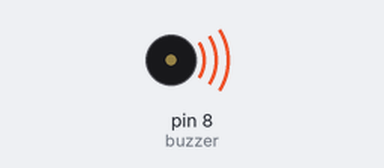
A sketch run on a simulated Arduino Uno, built with avr-gcc and run on an emulated ATmega328P. Parts: buzzer (waves = sounding). What the sketch prints to the serial monitor is not drawn.

Above: at 0.1 s.
Timing chart, 0 to 40.0 s (numbered marks = the images above):
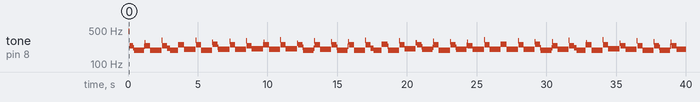

Measured:
- by itself, tone on pin 8 (buzzer): plays 472 Hz for 0.08 s, 240 Hz for 0.24 s, 214 Hz for 0.08 s, 192 Hz for 0.72 s, 234 Hz for 0.04 s, 273 Hz for 0.04 s … (117 notes in this stretch)

The sketch:

buzzer.ino
```cpp
//Example Code for KY-006
//Steps2Make.com

int buzzer = 8 ;// buzzer signal connected to this pin
void setup ()
{
  pinMode (buzzer, OUTPUT) ;// set the digital IO pin mode, OUTPUT out of Wen
     Serial.begin (9600);
}

void loop ()
{
  unsigned char i, j ;// define variables
  while (1)
  {
    for (i = 0; i <800; i++) // Wen a frequency sound
    {
      digitalWrite (buzzer,1000) ;// send voice
      delay (1) ;// Delay 1ms
      digitalWrite (buzzer, LOW) ;// do not send voice
      delay (1) ;// delay ms
        Serial.println(i);

    }
    for (i = 0; i >1000; i++) // Another frequency sound
    {
      digitalWrite (buzzer, HIGH) ;// send voice
      delay (1000) ;// delay 2ms
      digitalWrite (buzzer, LOW) ;// do not send voice
      delay (1000) ;// delay 2ms
        Serial.println(i);
    }
  }

}
```
